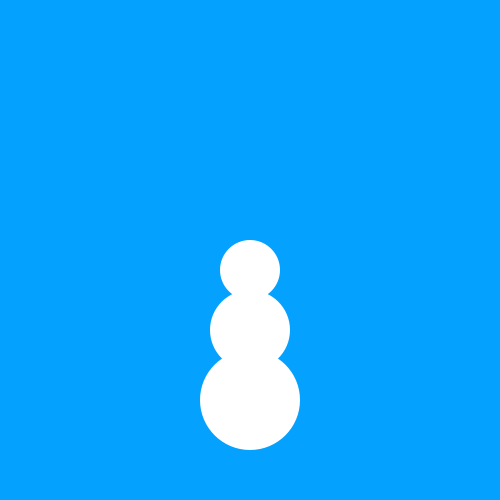
Frame 1 (no input)
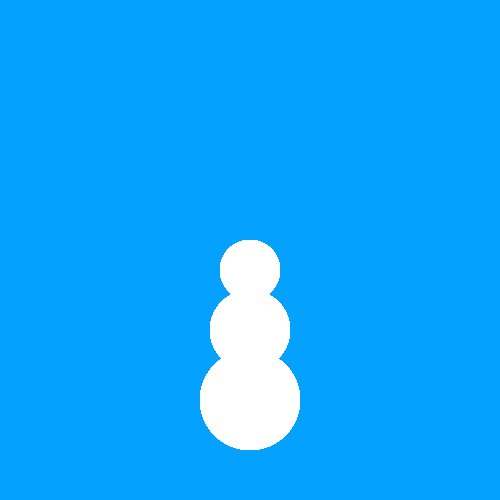
Frame 60 (the mouse pressed at the canvas centre just before this capture)
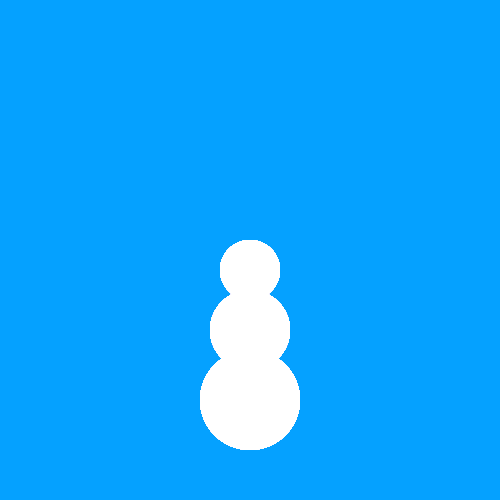
Frame 120 (the mouse held since frame 60 and released just before this capture)

The Processing sketch that drew these frames (run headless with seeded random() and noise(); from frame 60 on, the mouse is pressed at the canvas centre):

// Processing sketch: snowman
// ── snowman.pde
void setup(){
  size (500,500);
  background (5, 161, 255);
  
  
 }
 
 int y=400;

void draw(){
  noStroke();
  ellipse (250, y-130, 60, 60);
  ellipse ( 250, y-70, 80, 80);
 ellipse (250,y, 100, 100);
  
  
  
}
